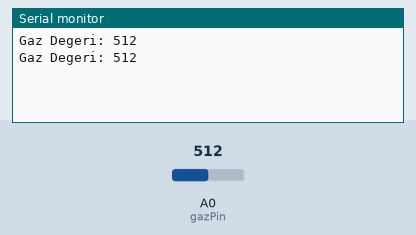
This sketch was run on a simulated Arduino Uno, built with avr-gcc and run on an emulated ATmega328P. Shown: the last lines printed to the serial monitor. The inputs (shaded band) are chosen by the test bench; at power-on: A0 (gazPin) = 512.

Above: at 1.8 s.
1.9 s: A0 (gazPin) set to 716
At 2.8 s:
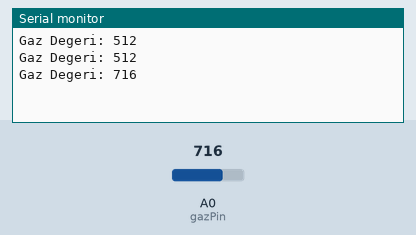
3.4 s: A0 (gazPin) set to 900
At 4.6 s:
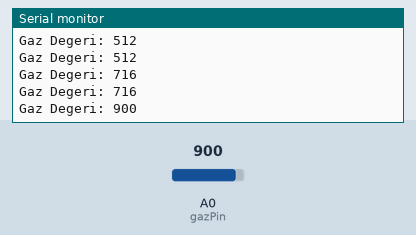
Timing chart, 0 to 6.4 s (numbered marks = the images above; inputs shaded):
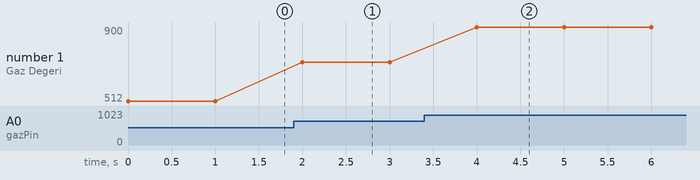

Measured:
- after the input at 1.9 s, the serial monitor: prints a new line after 0.10 s (image 1)
- after the input at 3.4 s, the serial monitor: prints a new line after 0.60 s (image 2)
- plotted number 1: 512 → 716 after the input at 1.9 s, 716 → 900 after the input at 3.4 s

The sketch:

gaz_dedektoru_kullanimi1.ino
```cpp
int gazPin = A0; // Gaz sensörünün analog pin bağlantısı

void setup(){
  Serial.begin(9600);
}

void loop(){
  int gazDegeri = analogRead(gazPin); // Gaz sensöründen okunan değer
  Serial.print("Gaz Degeri: ");
  Serial.println(gazDegeri);

  delay(1000); // 1 saniye bekle
}
```
